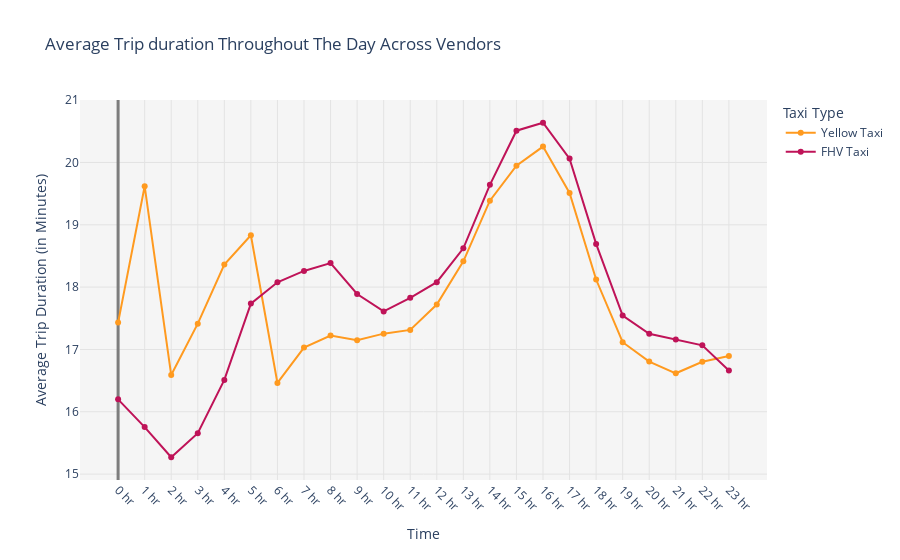

Source (notebook cell):
### Code cell
# fig4 = make_subplots(rows=2,cols=1, vertical_spacing=0.3)
fig4 = go.Figure()
fig4.add_trace(go.Scatter(x=ytrip_duration_df['pickup_hour'], y=ytrip_duration_df['dur'],mode='lines+markers',name='Yellow Taxi',line_color='rgba(255, 154, 31,100)'))
fig4.add_trace(go.Scatter(x=ftrip_duration_df['pickup_hour'], y=ftrip_duration_df['dur'],mode='lines+markers',name='FHV Taxi',line_color='rgba(191, 19, 88,100)'))

fig4.update_layout(
    title="Average Trip duration Throughout The Day Across Vendors",
    legend_title="Taxi Type",
    plot_bgcolor='rgba(245, 245, 245 ,10)',
    xaxis = dict(
            tickmode = 'array',
            tickvals = ticks,
            ticktext = ticks_text,
            tickangle = 45
    )
)

fig4.update_xaxes(title_text="Time",gridcolor= 'rgb(227, 227, 227)',zerolinewidth=3, 
            zerolinecolor='rgb(125, 125, 125)')
fig4.update_yaxes(title_text="Average Trip Duration (in Minutes)",gridcolor= 'rgb(227, 227, 227)',zerolinewidth=3, 
            zerolinecolor='rgb(125, 125, 125)')

fig4.show()

### Figure 1 — Plotly figure (JSON) as saved in the notebook; plotly's stock layout.template omitted (floating-point values rounded to 4 significant figures)
{"data": [{"line": {"color": "rgba(255, 154, 31,100)"}, "mode": "lines+markers", "name": "Yellow Taxi", "type": "scatter", "x": [0, 1, 2, 3, 4, 5, 6, 7, 8, 9, 10, 11, 12, 13, 14, 15, 16, 17, 18, 19, 20, 21, 22, 23], "y": [17.43, 19.62, 16.59, 17.41, 18.36, 18.83, 16.46, 17.03, 17.22, 17.15, 17.25, 17.31, 17.72, 18.41, 19.39, 19.95, 20.26, 19.51, 18.12, 17.12, 16.81, 16.62, 16.8, 16.89]}, {"line": {"color": "rgba(191, 19, 88,100)"}, "mode": "lines+markers", "name": "FHV Taxi", "type": "scatter", "x": [0, 1, 2, 3, 4, 5, 6, 7, 8, 9, 10, 11, 12, 13, 14, 15, 16, 17, 18, 19, 20, 21, 22, 23], "y": [16.2, 15.75, 15.27, 15.66, 16.51, 17.74, 18.08, 18.26, 18.39, 17.89, 17.61, 17.83, 18.08, 18.62, 19.64, 20.51, 20.64, 20.06, 18.69, 17.54, 17.25, 17.16, 17.07, 16.66]}], "layout": {"legend": {"title": {"text": "Taxi Type"}}, "plot_bgcolor": "rgba(245, 245, 245 ,10)", "title": {"text": "Average Trip duration Throughout The Day Across Vendors"}, "xaxis": {"gridcolor": "rgb(227, 227, 227)", "tickangle": 45, "tickmode": "array", "ticktext": ["0 hr", "1 hr", "2 hr", "3 hr", "4 hr", "5 hr", "6 hr", "7 hr", "8 hr", "9 hr", "10 hr", "11 hr", "12 hr", "13 hr", "14 hr", "15 hr", "16 hr", "17 hr", "18 hr", "19 hr", "20 hr", "21 hr", "22 hr", "23 hr"], "tickvals": [0, 1, 2, 3, 4, 5, 6, 7, 8, 9, 10, 11, 12, 13, 14, 15, 16, 17, 18, 19, 20, 21, 22, 23], "title": {"text": "Time"}, "zerolinecolor": "rgb(125, 125, 125)", "zerolinewidth": 3}, "yaxis": {"gridcolor": "rgb(227, 227, 227)", "title": {"text": "Average Trip Duration (in Minutes)"}, "zerolinecolor": "rgb(125, 125, 125)", "zerolinewidth": 3}}}
